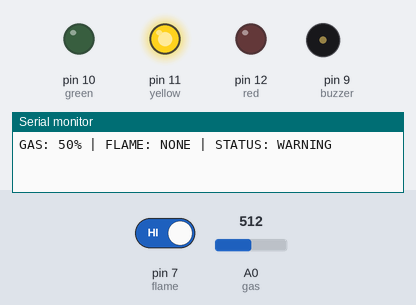
A sketch run on a simulated Arduino Uno, built with avr-gcc and run on an emulated ATmega328P. On the bench: output pins drawn as LEDs (lit = HIGH), buzzer (waves = sounding), the last lines printed to the serial monitor. The test bench sets the inputs (shaded band); at power-on: A0 (gas) = 512, pin 7 (flame) HIGH.

Above: at 1.2 s.
1.3 s: A0 (gas) set to 612
4.3 s: A0 (gas) set to 639
At 5.5 s:
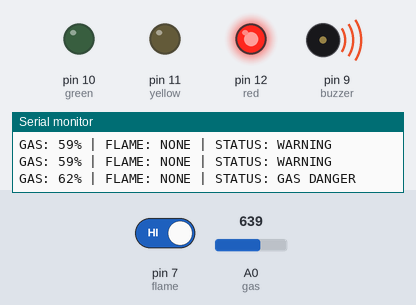
5.8 s: A0 (gas) set to 306
At 6.5 s:
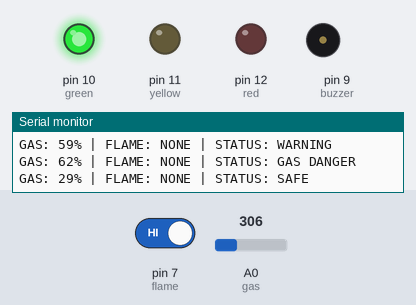
7.3 s: pin 7 (flame) driven LOW
At 7.6 s:
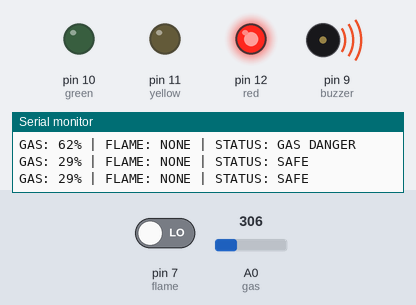
10.3 s: pin 7 (flame) driven HIGH
At 11.1 s:
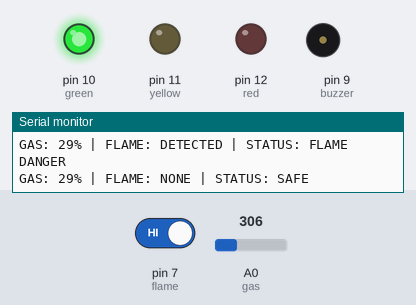
11.8 s: A0 (gas) set to 323
At 12.04 s:
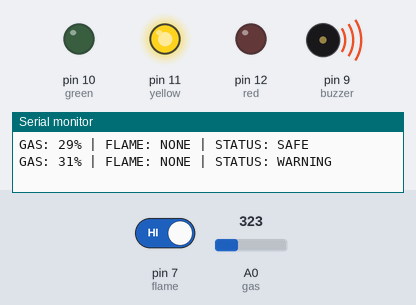
Timing chart, 0 to 15.8 s (numbered marks = the images above; inputs shaded):
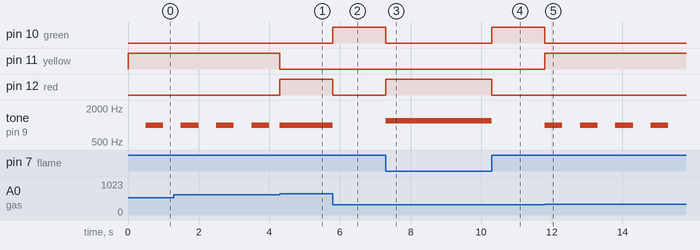

Measured:
- the behaviour switches between 624 and 625 on A0 (gas) (found by bisection; images 0 and 1)
- the behaviour switches between 306 and 307 on A0 (gas) (found by bisection; images 4 and 5)
- after the input at 4.3 s, pin 11 (yellow): HIGH → LOW at once; pin 12 (red): LOW → HIGH at once
- after the input at 5.8 s, pin 10 (green): LOW → HIGH at once; pin 12 (red): HIGH → LOW at once; tone on pin 9 (buzzer): 1000 Hz → silent at once
- after the input at 7.3 s, pin 10 (green): HIGH → LOW at once; pin 12 (red): LOW → HIGH at once; tone on pin 9 (buzzer): silent → 1200 Hz at once
- after the input at 10.3 s, pin 10 (green): LOW → HIGH at once; pin 12 (red): HIGH → LOW at once; tone on pin 9 (buzzer): 1200 Hz → silent at once
- after the input at 11.8 s, pin 10 (green): HIGH → LOW at once; pin 11 (yellow): LOW → HIGH at once; tone on pin 9 (buzzer): alternates 1000 Hz for 0.50 s and silent for 0.50 s, starting at once
- by itself, tone on pin 9 (buzzer): alternates 1000 Hz for 0.50 s and silent for 0.50 s

The sketch:

CODE.ino
```cpp
const int green = 10;
const int yellow = 11;
const int red = 12;
const int flame = 7;
const int buzzer = 9;
const int gas = A0;

unsigned long previousBeep = 0;
unsigned long previousPrint = 0;

bool buzzerState = false;

void setup()
{
  Serial.begin(9600);

  pinMode(flame, INPUT_PULLUP);

  pinMode(buzzer, OUTPUT);
  pinMode(green, OUTPUT);
  pinMode(yellow, OUTPUT);
  pinMode(red, OUTPUT);
}

void loop()
{
  int gasValue = analogRead(gas);
  int gasPercent = map(gasValue, 0, 1023, 0, 100);

  int flameValue = digitalRead(flame);
  bool flameDetected = (flameValue == LOW);

  String status;

  if (gasPercent > 60 && flameDetected)
  {
    status = "GAS + FLAME DANGER";

    digitalWrite(green, LOW);
    digitalWrite(yellow, LOW);
    digitalWrite(red, HIGH);
    tone(buzzer, 1500);
  }
  else if (flameDetected)
  {
    status = "FLAME DANGER";
    digitalWrite(green, LOW);
    digitalWrite(yellow, LOW);
    digitalWrite(red, HIGH);
    tone(buzzer, 1200);
  }
  else if (gasPercent > 60)
  {
    status = "GAS DANGER";
    digitalWrite(green, LOW);
    digitalWrite(yellow, LOW);
    digitalWrite(red, HIGH);
    tone(buzzer, 1000);
  }
  else if (gasPercent >= 30)
  {
    status = "WARNING";

    digitalWrite(green, LOW);
    digitalWrite(yellow, HIGH);
    digitalWrite(red, LOW);
    if (millis() - previousBeep >= 500)
    {
      previousBeep = millis();
      buzzerState = !buzzerState;

      if (buzzerState)
      {
        tone(buzzer, 1000);
      }
      else
      {
        noTone(buzzer);
      }
    }
  }
  else
  {
    status = "SAFE";

    digitalWrite(green, HIGH);
    digitalWrite(yellow, LOW);
    digitalWrite(red, LOW);

    noTone(buzzer);
    buzzerState = false;
  }
  if (millis() - previousPrint >= 1000)
  {
    previousPrint = millis();

    Serial.print("GAS: ");
    Serial.print(gasPercent);
    Serial.print("% | FLAME: ");

    if (flameDetected)
      Serial.print("DETECTED");
    else
      Serial.print("NONE");

    Serial.print(" | STATUS: ");
    Serial.println(status);
  }
}
```
